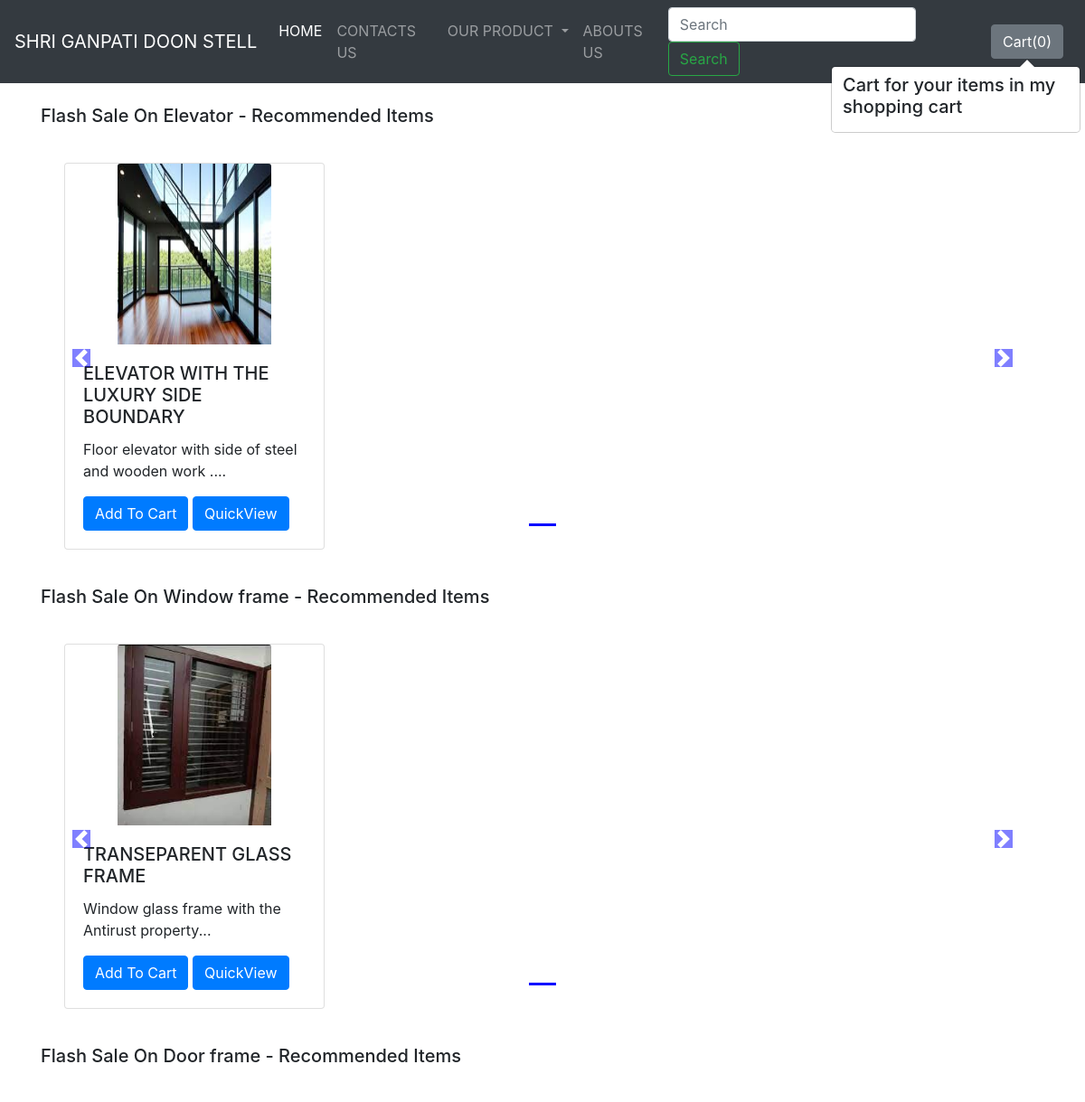
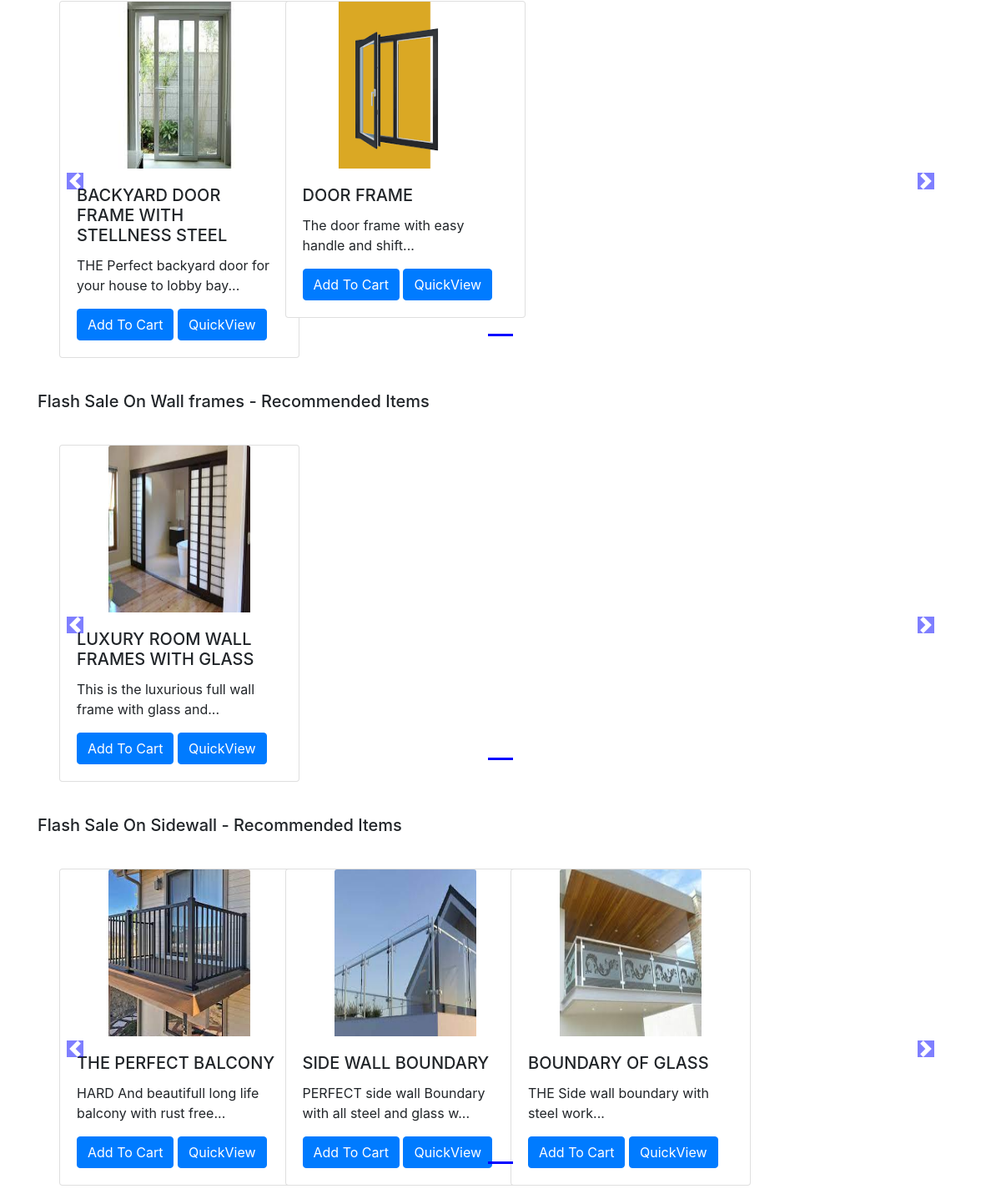
The app's page /shop/ with its own data (2 pictures, top to bottom).
### shop/models.py (models this page shows, shortened)
class Product(models.Model):
    product_id= models.AutoField
    product_name = models.CharField(max_length= 50)
    category = models.CharField(max_length= 50 , default="")
    subcategory = models.CharField(max_length= 50 , default="")
    price = models.CharField( max_length= 10 , default = 0)
    desc  = models.CharField(max_length= 300)
    pub_date = models.DateField()
    image = models.ImageField(upload_to= "shop/images" , default = "")

### shop/views.py (the view)
# urls.py: path("", views.index ,name = "bloghome" ),
def index(request):
    allProds = []
    catprods = Product.objects.values('category', 'id')
    cats = {item['category'] for item in catprods}
    for cat in cats:
        prod = Product.objects.filter(category=cat)
        n = len(prod)
        nSlides = n // 4 + ceil((n / 4) - (n // 4))
        allProds.append([prod, range(1, nSlides), nSlides])
    params = {'allProds':allProds}
    return render(request, 'shop/index.html', params)

### shop/templates/shop/index.html (shortened to what this page needs)
{% extends 'shop/basic.html' %}
{% block body %}
{% load static %}
<div class="container">
    {% for product, range, nSlides in allProds %}
    <h5 class="my-4">Flash Sale On {{product.0.category}} - Recommended Items</h5>
    <div class="row">
        <div id="demo{{forloop.counter}}" class="col carousel slide my-3" data-ride="carousel">
            <ul class="carousel-indicators">
                <li data-target="#demo{{forloop.counter}}" data-slide-to="0" class="active"></li>
            </ul>
            <div class="container carousel-inner no-padding">
                <div class="carousel-item active">
                    {% for i in product %}
                    <div class="col-xs-3 col-sm-3 col-md-3">
                        <div class="card align-items-center" style="width: 18rem;">
                            <img src='/media/{{i.image}}' class="card-img-top" alt="...">
                            <div class="card-body">
                                <h5 class="card-title" id="namepr{{i.id}}">{{i.product_name}}</h5>
                                <p class="card-text">{{i.desc|slice:"0:53"}}...</p>
                                <span id="divpr{{i.id}}" class="divpr">
                                    <button id="pr{{i.id}}" class="btn btn-primary cart">Add To Cart</button>
                                </span>
                                <a href="/shop/products/{{i.id}}"><button id="qv{{i.id}}" class="btn btn-primary cart">QuickView</button></a>
                            </div>
                        </div>
                    </div>
                    {% endfor %}
                </div>
            </div>
        </div>
        <a class="carousel-control-prev" href="#demo{{forloop.counter}}" data-slide="prev">
            <span class="carousel-control-prev-icon"></span>
        </a>
        <a class="carousel-control-next" href="#demo{{forloop.counter}}" data-slide="next">
            <span class="carousel-control-next-icon"></span>
        </a>
    </div>
    {% endfor %}
</div>
{% endblock %}

### shop/templates/shop/basic.html (shortened to what this page needs)
<!doctype html>
<html lang="en">
  <head>
    <link rel="stylesheet" href="https://stackpath.bootstrapcdn.com/bootstrap/4.2.1/css/bootstrap.min.css">
  </head>
  <body>
    <nav class="navbar navbar-expand-lg navbar-dark bg-dark">
  <a class="navbar-brand" href="/shop">SHRI GANPATI DOON STELL </a>
  <div class="collapse navbar-collapse" id="navbarSupportedContent">
    <ul class="navbar-nav mr-auto">
      <li class="nav-item active">
        <a class="nav-link" href="/shop">HOME </a>
      </li>
      <li class="nav-item">
        <a class="nav-link" href="/shop/contact">CONTACTS US </a>
      </li>
      <li class="nav-item dropdown">
        <a class="nav-link dropdown-toggle" href="#" id="navbarDropdown" role="button" data-toggle="dropdown" aria-haspopup="true" aria-expanded="false">
          OUR PRODUCT
        </a>
      </li>
      <li class="nav-item">
        <a class="nav-link" href="/shop/about">ABOUTS US </a>
      </li>
    </ul>
    <form class="form-inline my-2 my-lg-0">
      <input class="form-control mr-sm-2" type="search" placeholder="Search" aria-label="Search">
      <button class="btn btn-outline-success my-2 my-sm-0" type="submit">Search</button>
    </form>
    <button type="button" class="btn btn-secondary mx-2" id="popcart" data-container="body" data-toggle="popover" data-placement="bottom" data-html="true" data-content="Vivamus
sagittis lacus vel augue laoreet rutrum faucibus.">
  Cart(<span id="cart">0</span>)
</button>
  </div>
</nav>
{% block body %} {% endblock  %}
  </body>
</html>

### records on screen
Product: category "Elevator", image (picture), product_name "ELEVATOR WITH THE LUXURY SIDE BOUNDARY", desc "Floor elevator with side of steel and wooden work ."
Product: category "Window frame", image (picture), product_name "TRANSEPARENT GLASS FRAME", desc "Window glass frame with the Antirust property"
Product: category "Door frame", image (picture), product_name "BACKYARD DOOR FRAME WITH STELLNESS STEEL", desc "THE Perfect backyard door for your house to lobby bay"
Product: image (picture), product_name "DOOR FRAME", desc "The door frame with easy handle and shift"
Product: category "Wall frames", image (picture), product_name "LUXURY ROOM WALL FRAMES WITH GLASS", desc "This is the luxurious full wall frame with glass and"
Product: category "Sidewall", image (picture), product_name "THE PERFECT BALCONY", desc "HARD And beautifull long life balcony with rust free"
Product: image (picture), product_name "SIDE WALL BOUNDARY", desc "PERFECT side wall Boundary with all steel and glass w"
Product: image (picture), product_name "BOUNDARY OF GLASS", desc "THE Side wall boundary with steel work"
